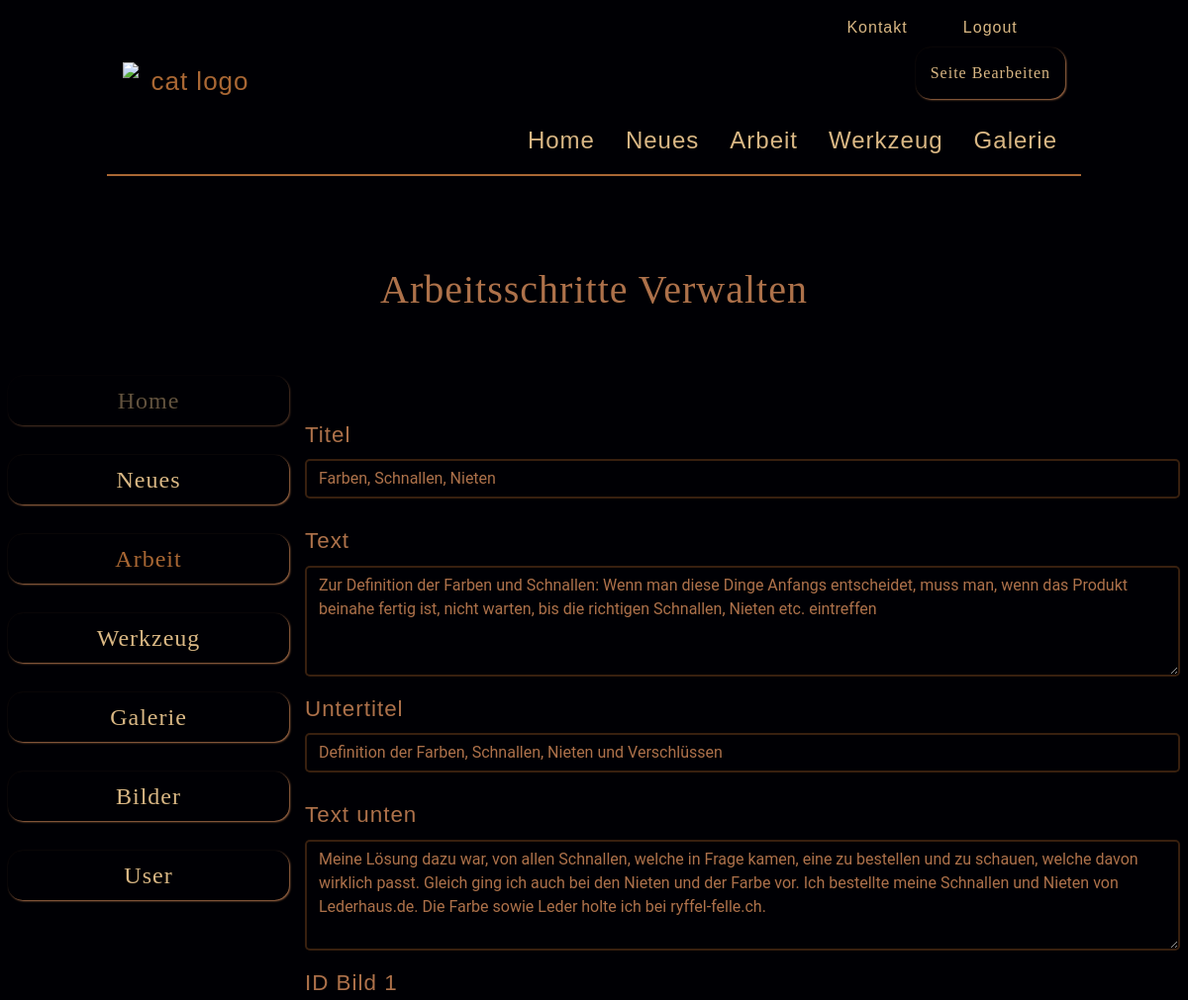
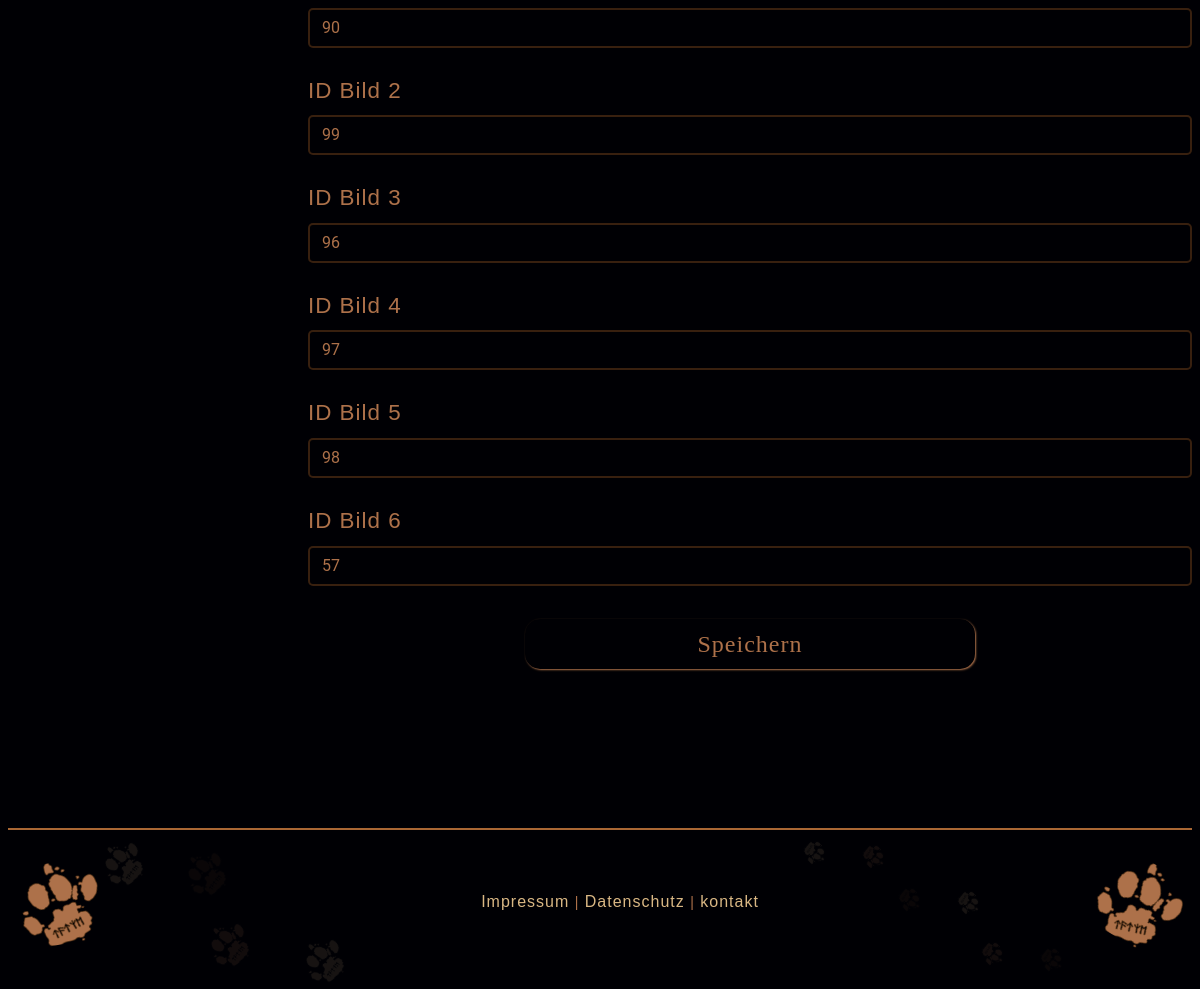
/index.php?p=admin&module=works&action=edit&id=3 (signed in), run on the app's committed database (2 pictures, top to bottom).
### tables this page shows
CREATE TABLE `works` (
  `id` int(11) NOT NULL,
  `title` varchar(80) NOT NULL,
  `text` varchar(500) NOT NULL,
  `subtitle` varchar(100) NOT NULL,
  `sub_text` varchar(1500) NOT NULL,
  `image_1` int(150) NOT NULL DEFAULT 5,
  `image_2` int(150) NOT NULL DEFAULT 5,
  `image_3` int(150) NOT NULL DEFAULT 5,
  `image_4` int(150) NOT NULL DEFAULT 5,
  `image_5` int(150) NOT NULL DEFAULT 5,
  `image_6` int(150) NOT NULL DEFAULT 5
);

### web/index.php (called while the page is built, shortened)
<?php
require 'templates/layout.php';

### web/models/works.php (called while the page is built, shortened)
<?php
function getItemById($id)
{
    global $db_connection;
    try {
        $stmt = $db_connection->prepare("SELECT * FROM works WHERE id = ?");
        $stmt->bind_param("i", $_id);
        $stmt->execute();
        $result = $stmt->get_result();
        return $result->fetch_assoc();
    } catch (Exception $e) {
        return false;
    }
}

### web/controllers/admin/works.php (called while the page is built, shortened)
<?php
$available_actions = [
    'list',
    'new',
    'create',
    'edit',
    'update',
    'delete'
];
if (isset($_REQUEST['action']) && in_array($_REQUEST['action'], $available_actions)) {
    $action = $_REQUEST['action'];
} else {
}
if (isset($action)){
    switch ($action) {
        case 'edit':
            $pageElement = showUpdateForm($_REQUEST['id']);
            break;
    }
}
function showUpdateForm($id, $errors = [], $values = [])
{
    include('models/works.php');
    $item = getItemById($id);
    return [
        'page' => 'templates/admin/forms/works.php',
        'action' => 'index.php?p=admin&module=works&action=update',
        'values' => $values != [] ? $values : $item,
        'errors' => $errors
    ];
}

### web/templates/admin/forms/works.php (the view, shortened to what this page needs)
<form action="<?php print $pageElement['action'] ?>" method="POST">
    <div class="row">
        <div class="col col-form-label">
            <label class="font_wind" for="title">Titel</label>
            <input
                name="title"
                id="title"
                class="font_not_wind form-control <?php if(array_key_exists('title', $pageElement['errors'])){ ?> has_error <?php } ?>"
                type="text"
                maxlength="80"
                placeholder="Titel"
                value="<?php print $pageElement['values']['title'] ?? '' ?>">
        </div>
    </div>
    <div class="row">
        <div class="col col-form-label">
            <label class="font_wind" for="text">Text</label>
            <textarea
                    class="font_not_wind form-control  <?php if(array_key_exists('text', $pageElement['errors'])){ ?> has_error <?php } ?>"
                    id="text"
                    rows="4"
                    cols="50"
                    type="text"
                    maxlength="500"
                    name="text"
                    placeholder="Text"><?php print $pageElement['values']['text'] ?? '' ?></textarea>
        </div>
    </div>
    <div class="row">
        <div class="col col-form-label">
            <label class="font_wind" for="subtitle">Untertitel</label>
            <input
                name="subtitle"
                id="subtitle"
                class="font_not_wind form-control <?php if(array_key_exists('subtitle', $pageElement['errors'])){ ?> has_error <?php } ?>"
                type="text"
                maxlength="80"
                placeholder="Titel"
                value="<?php print $pageElement['values']['subtitle'] ?? '' ?>">
        </div>
    </div>
    <div class="row">
        <div class="col col-form-label">
            <label class="font_wind" for="subtext">Text unten</label>
            <textarea
                    class="font_not_wind form-control  <?php if(array_key_exists('sub_text', $pageElement['errors'])){ ?> has_error <?php } ?>"
                    id="subtext"
                    rows="4"
                    cols="50"
                    type="text"
                    maxlength="1500"
                    name="sub_text"
                    placeholder="Text"><?php print $pageElement['values']['sub_text'] ?? '' ?></textarea>
        </div>
    </div>
    <div class="row">
        <div class="col col-form-label">
            <label class="font_wind" for="img1">ID Bild 1</label>
            <input
                name="image_1"
                id="img1"
                class="font_not_wind form-control <?php if(array_key_exists('image_1', $pageElement['errors'])){ ?> has_error <?php } ?>"
                type="number"
                maxlength="150"
                placeholder="Zahl"
                value="<?php print $pageElement['values']['image_1'] ?? '' ?>">
        </div>
    </div>
    <div class="row">
        <div class="col col-form-label">
            <label class="font_wind" for="img2">ID Bild 2</label>
            <input
                name="image_2"
                id="img2"
                class="font_not_wind form-control <?php if(array_key_exists('image_2', $pageElement['errors'])){ ?> has_error <?php } ?>"
                type="number"
                maxlength="150"
                placeholder="Zahl"
                value="<?php print $pageElement['values']['image_2'] ?? '' ?>">
        </div>
    </div>
    <div class="row">
        <div class="col col-form-label">
            <label class="font_wind" for="img3">ID Bild 3</label>
            <input
                name="image_3"
                id="img3"
                class="font_not_wind form-control <?php if(array_key_exists('image_3', $pageElement['errors'])){ ?> has_error <?php } ?>"
                type="number"
                maxlength="150"
                placeholder="Zahl"
                value="<?php print $pageElement['values']['image_3'] ?? '' ?>">
        </div>
    </div>
    <div class="row">
        <div class="col col-form-label">
            <label class="font_wind" for="img4">ID Bild 4</label>
            <input
                name="image_4"
                id="img4"
                class="font_not_wind form-control <?php if(array_key_exists('image_4', $pageElement['errors'])){ ?> has_error <?php } ?>"
                type="number"
                maxlength="150"
                placeholder="Zahl"
                value="<?php print $pageElement['values']['image_4'] ?? '' ?>">
        </div>
    </div>
    <div class="row">
        <div class="col col-form-label">
            <label class="font_wind" for="img5">ID Bild 5</label>
            <input
                name="image_5"
                id="img5"
                class="font_not_wind form-control <?php if(array_key_exists('image_5', $pageElement['errors'])){ ?> has_error <?php } ?>"
                type="number"
                maxlength="150"
                placeholder="Zahl"
                value="<?php print $pageElement['values']['image_5'] ?? '' ?>">
        </div>
    </div>
    <div class="row">
        <div class="col col-form-label">
            <label class="font_wind" for="img6">ID Bild 6</label>
            <input
                name="image_6"
                id="img6"
                class="font_not_wind form-control <?php if(array_key_exists('image_6', $pageElement['errors'])){ ?> has_error <?php } ?>"
                type="number"
                maxlength="150"
                placeholder="Zahl"
                value="<?php print $pageElement['values']['image_6'] ?? '' ?>">
        </div>
    </div>
    <div class="row justify-content-center">
        <button class="btn_1 btn btn_send">Speichern</button>
    </div>
</form>

### data on the page
works: title "Farben, Schnallen, Nieten", text "Zur Definition der Farben und Schnallen: Wenn man diese Dinge Anfangs entscheidet, muss man, wenn das Produkt beinahe fertig ist, nicht warten, bis die richtigen Schnallen, Nieten etc. eintreffen", subtitle "Definition der Farben, Schnallen, Nieten und Verschlüssen", sub_text "Meine Lösung dazu war, von allen Schnallen, welche in Frage kamen, eine zu bestellen und zu schauen, welche davon wirklich passt. Gleich ging ich auch bei den Nieten und der Farbe vor. Ich bestellte meine Schnallen und Nieten von Lederhaus.de. Die Farbe sowie Leder holte ich bei ryffel-felle.ch.", image_1 "90", image_2 "99", image_3 "96", image_4 "97", image_5 "98", image_6 "57"

### other printed values
$titleBackend "Arbeitsschritte"
